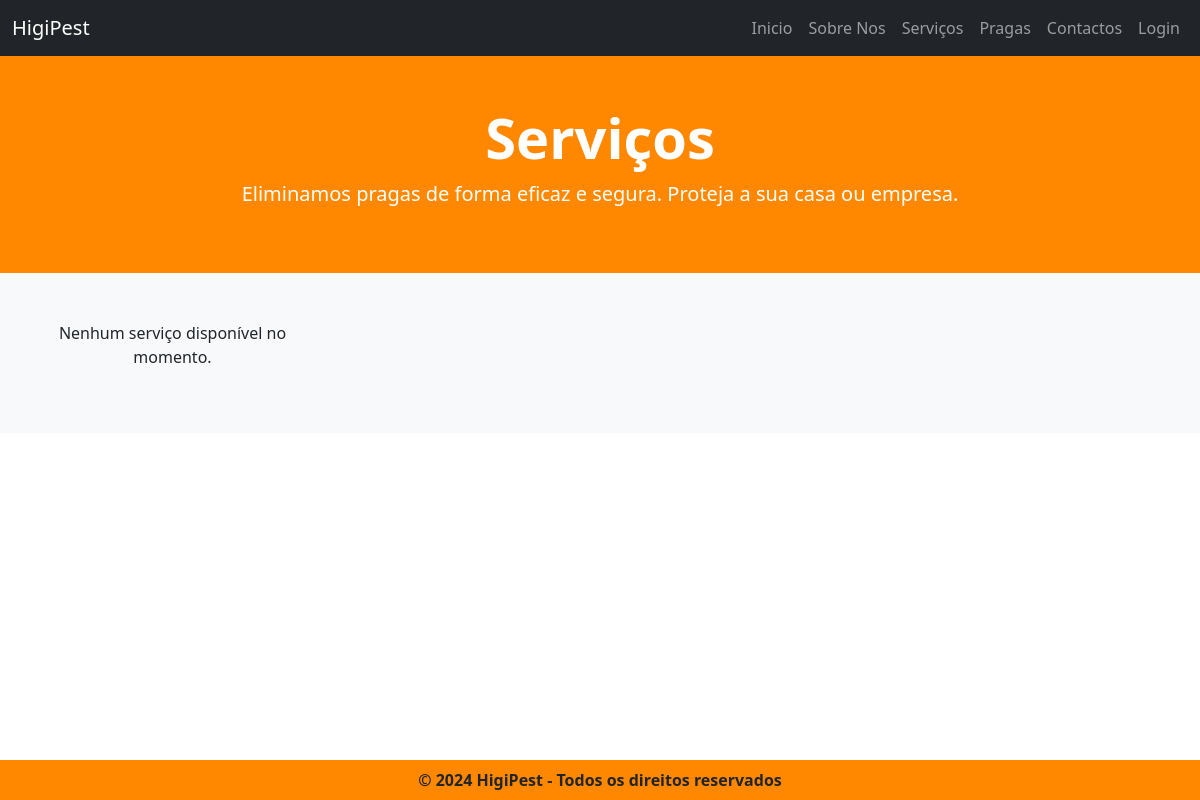
The app's page /servicos.php, older data.
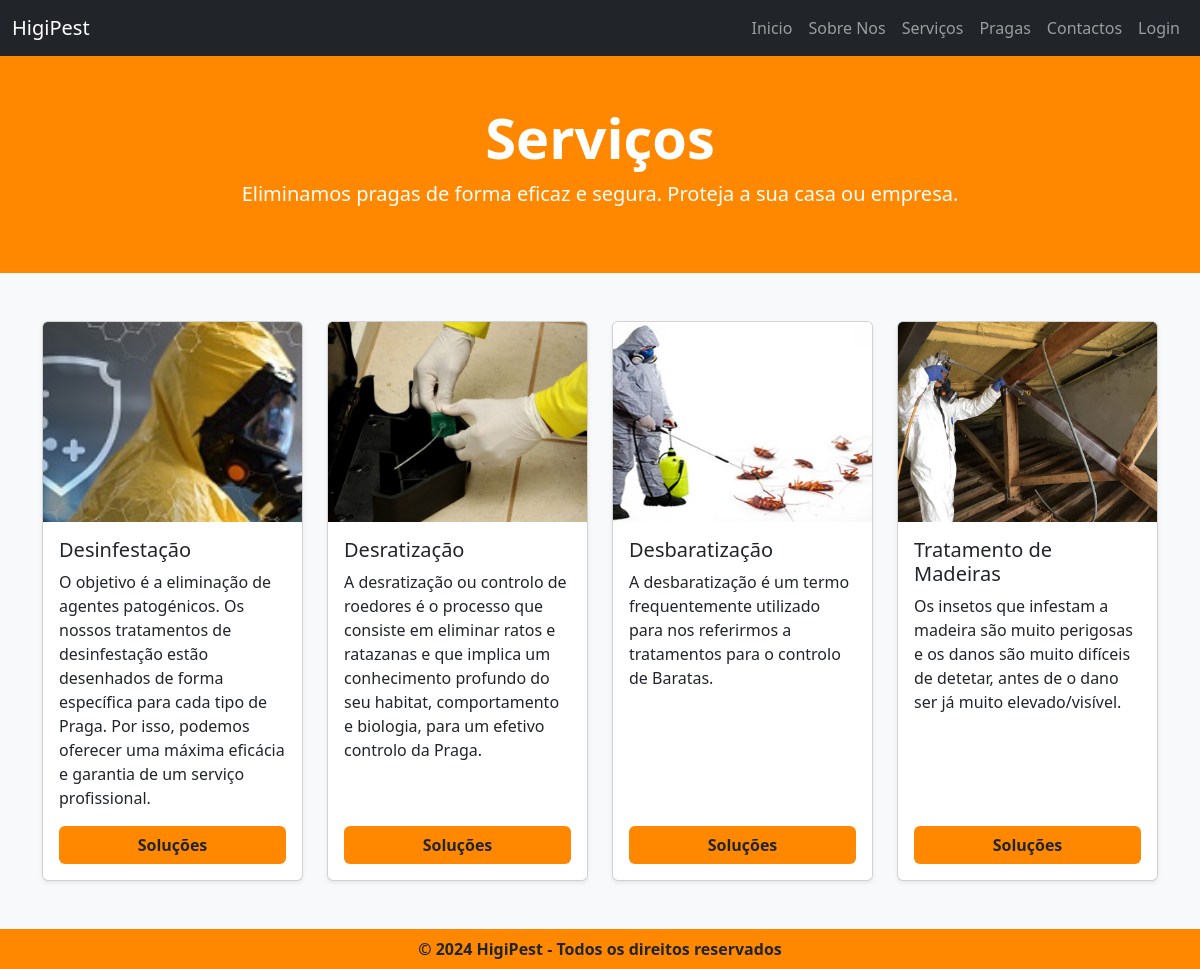
The same page, newer data.
### tables this page shows
CREATE TABLE `servicos` (
  `id_servico` int(11) NOT NULL,
  `servico` varchar(255) NOT NULL,
  `descricao` varchar(255) NOT NULL,
  `img` varchar(255) DEFAULT NULL,
  `ordem` int(11) NOT NULL,
  `visivel` int(11) NOT NULL
);

### servicos.php (the view, shortened to what this page needs)
<?php
include ($_SERVER['DOCUMENT_ROOT']."/web/bd/config.php");
$sql = "SELECT * FROM servicos WHERE visivel = 1 ORDER BY ordem ASC";
$result = $conn->query($sql);
?>
<!DOCTYPE html>
<html lang="pt">
<head>
    <link rel="stylesheet" href="/web/assets/styles/bootstrap.css">
    <link rel="stylesheet" href="/web/assets/styles/bootstrap.min.css">
    <link rel="stylesheet" href="/web/assets/styles/styles.css">
</head>
<body class="d-flex flex-column" style="min-height: 100vh;">
    <?php require('components/menu.php'); ?>
    <section id="hero" class="text-white text-center py-5" style="background-color: #ff8800;">
        <div class="container">
            <h1 class="display-4 fw-bold">Serviços</h1>
            <p class="lead">Eliminamos pragas de forma eficaz e segura. Proteja a sua casa ou empresa.</p>
        </div>
    </section>
    <section id="tipos-pragas" class="py-5 bg-light">
    <div class="container">
        <div class="row row-cols-1 row-cols-md-2 row-cols-lg-4 g-4">
            <?php
            if ($result->num_rows > 0) {
                while ($row = $result->fetch_assoc()) {
                    echo '
                    <div class="col">
                        <div class="card h-100 shadow-sm">
                            <img src="' . htmlspecialchars($row['img']) . '" class="card-img-top" alt="' . htmlspecialchars($row['servico']) . '" style="height: 200px; object-fit: cover;">
                            <div class="card-body d-flex flex-column">
                                <h5 class="card-title">' . htmlspecialchars($row['servico']) . '</h5>
                                <p class="card-text flex-grow-1">' . htmlspecialchars($row['descricao']) . '</p>
                                <a href="#" class="btn mt-auto fw-bold" style="background-color: #ff8800;">Soluções</a>
                            </div>
                        </div>
                    </div>
                    ';
                }
            } else {
                echo '<p class="text-center">Nenhum serviço disponível no momento.</p>';
            }
            ?>
        </div>
    </div>
    </section>
    <?php require('components/footer.php'); ?>
</body>
</html>

Row changes from the older to the newer data that the page shows:
added servicos: img (picture), servico "Desinfestação", descricao "O objetivo é a eliminação de agentes patogénicos. Os nossos tratamentos de desinfestação estão desenhados de forma específica para cada tipo de Praga. Por isso, podemos oferecer uma máxima eficácia e garantia de um serviço profissional."
added servicos: img (picture), servico "Desratização", descricao "A desratização ou controlo de roedores é o processo que consiste em eliminar ratos e ratazanas e que implica um conhecimento profundo do seu habitat, comportamento e biologia, para um efetivo controlo da Praga."
added servicos: img (picture), servico "Desbaratização", descricao "A desbaratização é um termo frequentemente utilizado para nos referirmos a tratamentos para o controlo de Baratas."
added servicos: img (picture), servico "Tratamento de Madeiras", descricao "Os insetos que infestam a madeira são muito perigosas e os danos são muito difíceis de detetar, antes de o dano ser já muito elevado/visível."
Text that changed along with them:
text no longer shown: "Nenhum serviço disponível no momento."
